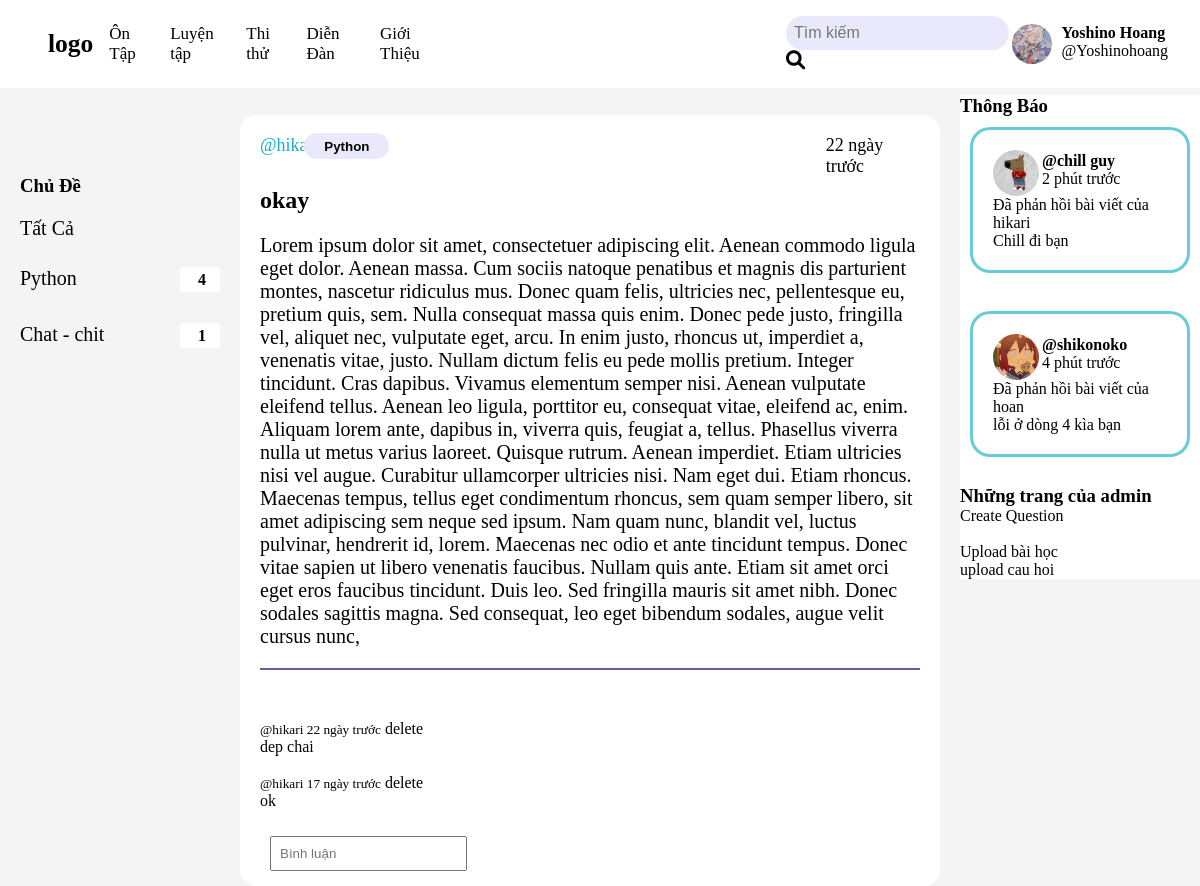
Before: /room/11/ (signed in) with the older database file.
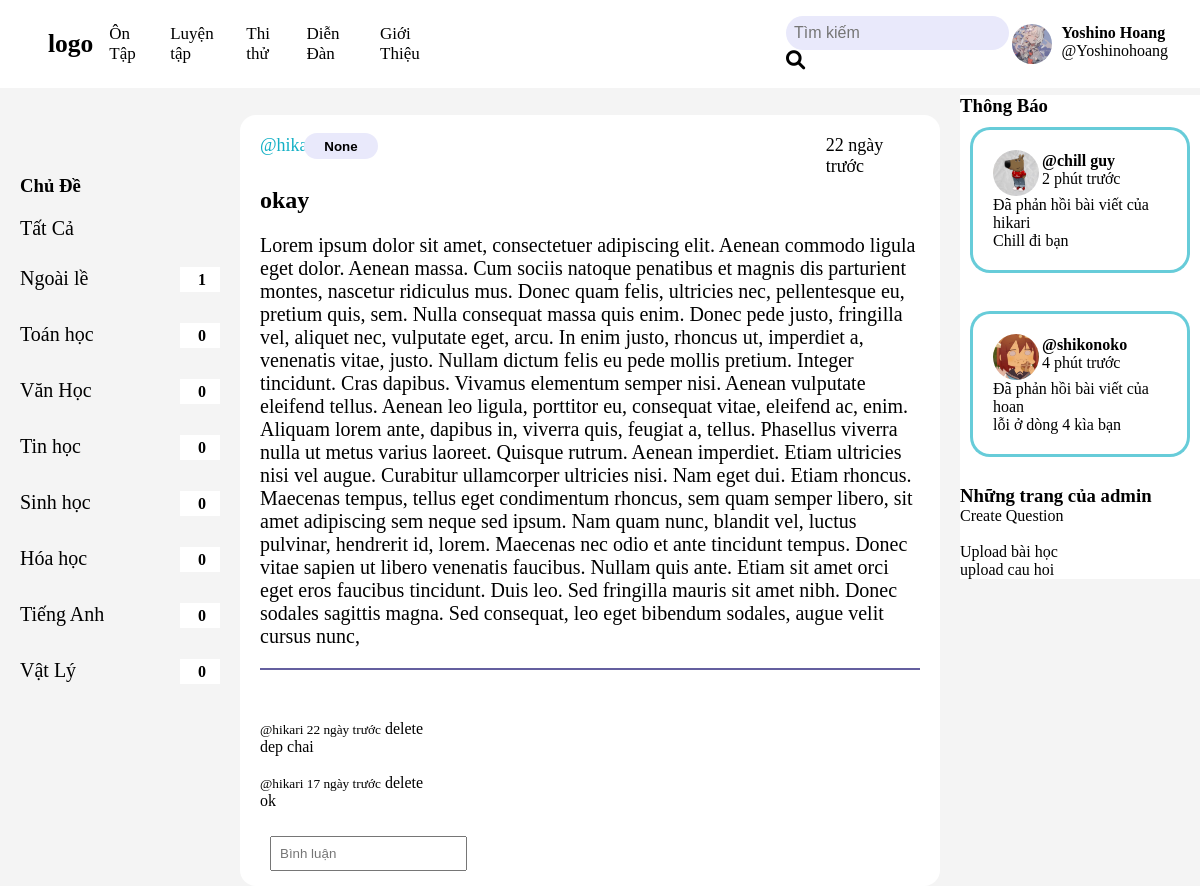
After: the same page with the newer database file.
### base/models.py (models this page shows, shortened)
class Topic(models.Model):
    name = models.CharField(max_length=200)
    description = models.TextField(null = True, blank = True)
    def __str__ (self):
        return self.name
    def room_count(self):
        return self.room_set.count()

class Room(models.Model):
    host = models.ForeignKey(User, on_delete=models.SET_NULL, null = True)
    topic = models.ForeignKey(Topic, on_delete=models.SET_NULL, null = True)
    name= models.CharField(max_length=200)
    description = models.TextField(null = True, blank = True)
    updated = models.DateTimeField(auto_now=True)
    created = models.DateTimeField(auto_now_add=True)
    class Meta:
        ordering = ["-updated", "-created"]
    def message_count(self):
        return self.message_set.count()

class Message(models.Model):
    user = models.ForeignKey(User, on_delete=models.CASCADE)
    room = models.ForeignKey(Room, on_delete=models.CASCADE)
    body = models.TextField()
    updated = models.DateTimeField(auto_now=True)
    created = models.DateTimeField(auto_now_add=True)

### base/views.py (the view, shortened to what this page needs)
# urls.py: path('room/<str:pk>/', views.room, name="room"),
def room(request,pk):
    topics = Topic.objects.all()
    room = Room.objects.get(id=pk)
    room_comment = room.message_set.all()
    comment_count =room.message_count()
    context = {'room': room,'room_comment':room_comment, 'topics':topics,
               'comment_count':comment_count,}
    return render(request, 'base/room.html', context)

### study/templatetags/custom_filter.py (called while the page is built)
@register.filter
def days_since(value):
    if not value:
        return ""
    now = timezone.now()
    delta = now - value
    days = delta.days
    if days == 0:
        return "Hôm nay"
    elif days == 1:
        return "1 ngày trước"
    else:
        return f"{days} ngày trước"

### base/templates/base/room.html (shortened to what this page needs)
{% extends 'main.html' %}
{% block content %}
{% load custom_filter %}
{% load static %}
{% if request.session.theme == 'dark' %}
<link rel="stylesheet" href="{% static 'styles/dark.css' %}">
{% else %}
<link rel="stylesheet" href="{% static 'styles/light.css' %}">
{% endif %}
<div class="room-wraper">
    <div>
        {% include 'base/topic_bar.html' %}
    </div>
    <div class="inside_post">
        <div class="top_section">
        <a href="{%url 'profile' room.host.id %}">@{{room.host.username}} </a>
        <button><a href="{%url 'home'%}?q={{room.topic}}">{{room.topic}}</a></button>
        <p>{{ room.created|days_since }}</p>
        </div>
        <div class="middle_section_i">
            <h2>{{room.name}}</h1>
            <p>{{room.description}}</p>
        </div>
        <div class="comment-section">
            {%for comment in room_comment%}
            <small><a href="{%url 'profile' comment.user.id%}">@{{comment.user}}</a> {{comment.created|days_since}}</small>
            {%if request.user == comment.user%}
            <a href="{%url 'delete-message' comment.id%}">delete</a>
            {%endif%}
            <p>{{comment.body}}</p>
            <br>
            {%endfor%}
        </div>
        {%if request.user.is_authenticated %}
        <div class ='comment-form'>
            <form action="" method='POST'>
                <input type="text" name="body" placeholder="Bình luận" >
            </form>
        </div>
    </div>
    <div>
        {% include 'base/notification_bar.html'%}
    </div>
</div>
{%endif%}
{% endblock %}

### base/templates/base/topic_bar.html (shortened to what this page needs)
{%block content%}
{% load static %}
{% if request.session.theme == 'dark' %}
<link rel="stylesheet" href="{% static 'styles/dark.css' %}">
{% else %}
<link rel="stylesheet" href="{% static 'styles/light.css' %}">
{% endif %}
<div class="topic_wraper">
    <h3>Chủ Đề</h3>
    <div class="topic_all">
        <a href="{%url 'home'%}">Tất Cả</a>
    </div>
    <div class="topic_display">
        {%for topic in topics%}
            <div class="topic_name">
                <a href="{%url 'home'%}?q={{topic.name}}">{{topic.name}}</a>
                <div class="topic_rc">
                    <p>{{topic.room_count}}</p>
                </div>
            </div>
            <br>
        {%endfor%}
    </div>
</div>
{%endblock%}

Changed rows visible on the page:
removed Topic: name "Python", room_count "4"
changed Topic: name "Chat - chit" → "Ngoài lề"
added Topic: name "Toán học", room_count "0"
added Topic: name "Văn Học", room_count "0"
added Topic: name "Tin học", room_count "0"
added Topic: name "Sinh học", room_count "0"
added Topic: name "Hóa học", room_count "0"
added Topic: name "Tiếng Anh", room_count "0"
added Topic: name "Vật Lý", room_count "0"
changed Room "okay": topic "Python" → "None"
